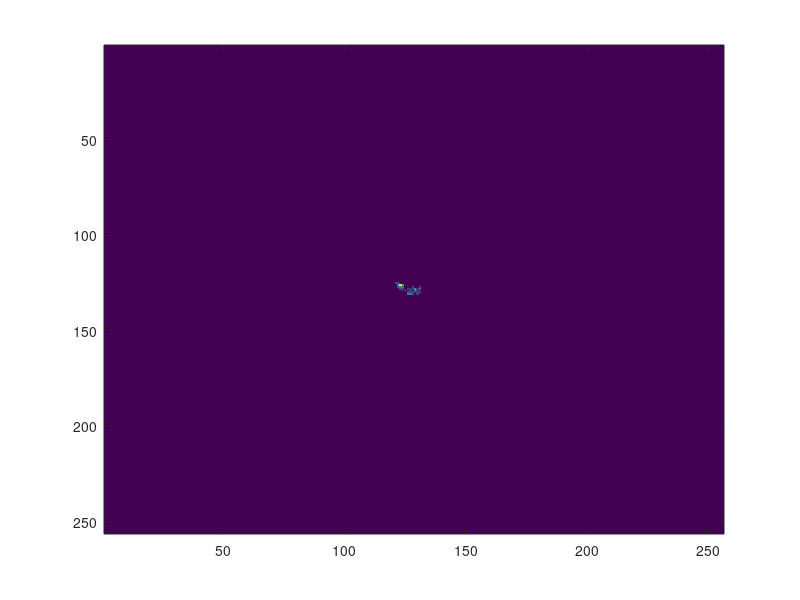

This chart was generated by the following MATLAB code: (Note: this script raises an error after producing the figure.)
clear all
fieldsize = 256;
figure; a = zeros(fieldsize, fieldsize);
currx = fieldsize/2;
curry = fieldsize/2;
wavecount = 0; rad = 1;
wave = {}; wavelifetime = {};


for i = 1:1000
    a = a.*.99;
    a(currx,curry) = a(currx,curry)+10;
    cla;
    imagesc(a)
    choice1 = randi([-1,1], 1);
    choice2 = randi([-1,1], 1);
    currx = currx+choice1;
    curry = curry+choice2;
    if currx >fieldsize
        currx = currx-1;
    elseif currx <1
        currx = currx+1;
    elseif curry >fieldsize
        curry = curry-1;
    elseif curry<1
        curry = curry+1;
    end
    
    if wavecount >0
        for j = 1:wavecount
            if ~isempty(wave{j})
                theta = (0:1/200:1)*2*pi;
                rad = wavelifetime{j};
                x_center = wave{j}(1);
                y_center = wave{j}(2);
                circle_x = round(sqrt(rad^2*rad^2./(rad^2*sin(theta).^2 + rad^2*cos(theta).^2)).*cos(theta) + x_center);    %%%%% Derives from the formula for an ellipse, wherein X(theta) = a * cos(theta)  
                circle_y = round(sqrt(rad^2*rad^2./(rad^2*sin(theta).^2 + rad^2*cos(theta).^2)).*sin(theta) + y_center);    %%%%% Derives from the formula for an ellipse, wherein Y(theta) = b * sin(theta)
    %             a(circle_x, circle_y) = a(circle_x, circle_y)+2;
                ROImask = roipoly(fieldsize,fieldsize, circle_x, circle_y);
    %             x = round(rad * cos(theta) + x_center);
    %             y = round(rad * sin(theta) + y_center);
    %             a(x,y) = a(x,y) + 5;
                edge = bwperim(ROImask);
                a(edge) = a(edge)+10;
                if ~any(any(edge))
                    wave{wavecount} = [];
                else
                    wavelifetime{j} = wavelifetime{j}+1;
                end
            end
        end
    end
    drawnow
    if a(currx, curry)>20
        wavecount = wavecount+1;
        wave{wavecount} = [currx, curry];
        wavelifetime{wavecount} = 1;
    end
end